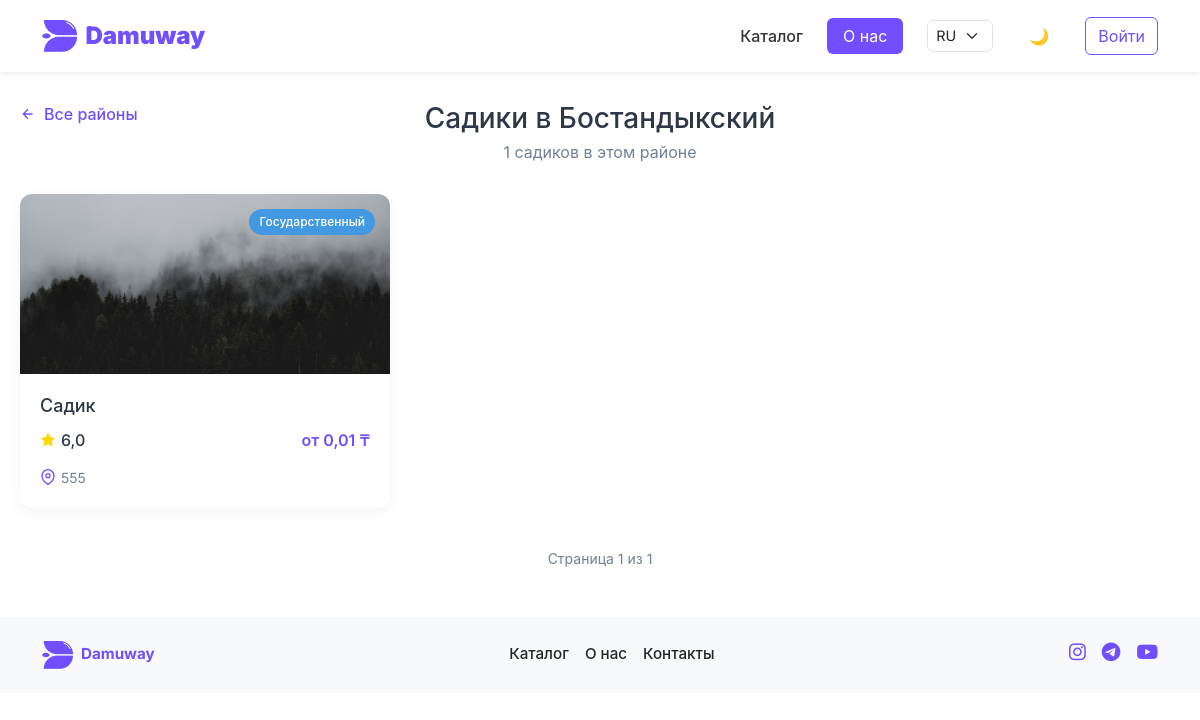
The app's page /ru/kindergarten/districts/1/, older data.
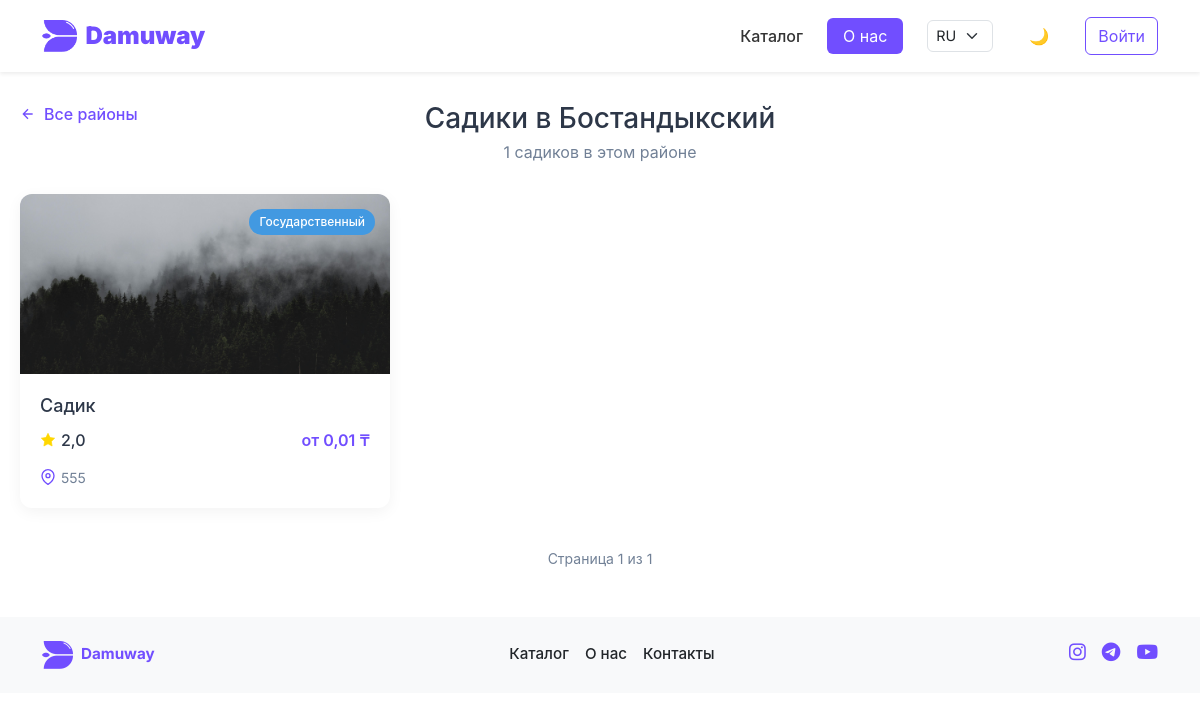
The same page, newer data.
### apps/kindergarten/models.py (models this page shows, shortened)
class Kindergarten(models.Model):
    KINDERGARTEN_TYPES = (
        ('state', 'Государственный'),
        ('private', 'Частный'),
    )
    district = models.ForeignKey(District, on_delete=models.CASCADE)
    name = models.CharField(max_length=200)
    description = models.TextField()
    kindergarten_type = models.CharField(max_length=20, choices=KINDERGARTEN_TYPES)
    price = models.DecimalField(max_digits=10, decimal_places=2)
    age_range = models.CharField(max_length=100)
    activities = models.TextField(blank=True)
    working_hours = models.CharField(max_length=100)
    phone = models.CharField(max_length=20)
    instagram = models.URLField(blank=True)
    facebook = models.URLField(blank=True)
    address = models.TextField()
    latitude = models.FloatField(blank=True, null=True)
    longitude = models.FloatField(blank=True, null=True)
    rating = models.FloatField(default=0)
    main_image = models.ImageField(upload_to='kindergartens/')

### apps/kindergarten/views.py (the view)
# urls.py: path('districts/<int:district_id>/', views.kindergarten_list, name='kindergarten_list'),
def kindergarten_list(request, district_id):
    district = get_object_or_404(District, id=district_id)
    kindergartens = Kindergarten.objects.filter(district=district).order_by('name')
    paginator = Paginator(kindergartens, 10)
    page_number = request.GET.get('page')
    page_obj = paginator.get_page(page_number)
    context = {
        'district': district,
        'page_obj': page_obj,
        'google_maps_api_key': settings.GOOGLE_MAPS_API_KEY,
    }
    return render(request, 'kindergarten/kindergarten_list.html', context)

### templates/kindergarten/kindergarten_list.html (shortened to what this page needs)
{% extends 'base.html' %}
{% load static %}
{% block extra_css %}
<link rel="stylesheet" href="{% static 'css/school/school_list.css' %}">
{% endblock %}
{% block content %}
<div class="school-list-container">
    <div class="school-list-header">
        <a href="{% url 'kindergarten_district_list' %}" class="back-link">
            <svg xmlns="http://www.w3.org/2000/svg" width="20" height="20" viewBox="0 0 24 24" fill="none" stroke="currentColor" stroke-width="2">
                <path d="M19 12H5M12 19l-7-7 7-7"/>
            </svg>
            Все районы
        </a>
        <h1>Садики в {{ district.name }}</h1>
        <p class="district-description">{{ district.kindergarten_set.count }} садиков в этом районе</p>
    </div>
    <div class="schools-grid">
        {% for kindergarten in page_obj %}
        <a href="{% url 'kindergarten_detail' kindergarten.id %}" class="school-card">
            <div class="school-image-container">
                {% if kindergarten.main_image %}
                    <img src="{{ kindergarten.main_image.url }}" alt="{{ kindergarten.name }}" class="school-image">
                {% else %}
                    <img src="{% static 'images/default-kindergarten.jpg' %}" alt="Изображение отсутствует" class="school-image">
                {% endif %}
                <span class="school-type {{ kindergarten.kindergarten_type }}">
                    {{ kindergarten.get_kindergarten_type_display }}
                </span>
            </div>
            <div class="school-info">
                <h2>{{ kindergarten.name }}</h2>
                <div class="school-meta">
                    <div class="rating">
                        <svg xmlns="http://www.w3.org/2000/svg" width="16" height="16" viewBox="0 0 24 24" fill="#FFD700" stroke="#FFD700">
                            <polygon points="12 2 15.09 8.26 22 9.27 17 14.14 18.18 21.02 12 17.77 5.82 21.02 7 14.14 2 9.27 8.91 8.26 12 2"/>
                        </svg>
                        {{ kindergarten.rating|floatformat:1 }}
                    </div>
                    <div class="price">от {{ kindergarten.price }} ₸</div>
                </div>
                <div class="school-address">
                    <svg xmlns="http://www.w3.org/2000/svg" width="16" height="16" viewBox="0 0 24 24" fill="none" stroke="#714EFF" stroke-width="2">
                        <path d="M21 10c0 7-9 13-9 13s-9-6-9-13a9 9 0 0 1 18 0z"/>
                        <circle cx="12" cy="10" r="3"/>
                    </svg>
                    {{ kindergarten.address|truncatechars:30 }}
                </div>
            </div>
        </a>
        {% endfor %}
    </div>
    <div class="pagination">
        <span class="current-page">
            Страница {{ page_obj.number }} из {{ page_obj.paginator.num_pages }}
        </span>
    </div>
</div>
{% endblock %}

Row changes from the older to the newer data that the page shows:
changed Kindergarten "Садик": rating "6,0" → "2,0"
